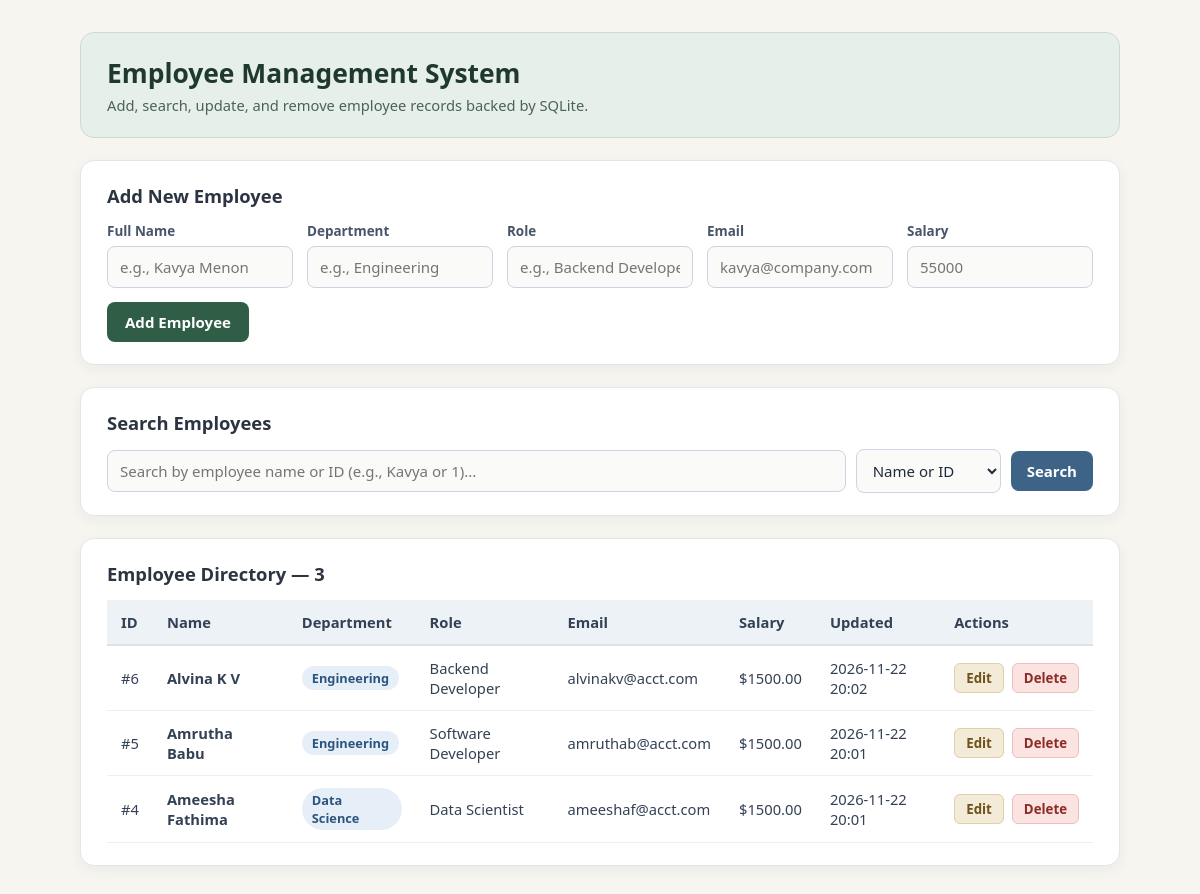
The page / on the database its author committed.
### tables this page shows
CREATE TABLE employees (
                id INTEGER PRIMARY KEY AUTOINCREMENT,
                name TEXT NOT NULL,
                department TEXT NOT NULL,
                role TEXT NOT NULL,
                email TEXT NOT NULL,
                salary REAL NOT NULL,
                updated_at TEXT NOT NULL
            );

### app.py (the view, shortened to what this page needs)
@app.route("/", methods=["GET", "POST"])
def index():
    search_query = request.args.get("q", "").strip()
    search_by = request.args.get("search_by", "all").strip().lower()
    with get_db_connection() as conn:
        if search_query:
            if search_by == "id":
                clean_id = search_query.lstrip("#")
                if clean_id.isdigit():
                    employees = conn.execute(
                        "SELECT * FROM employees WHERE id = ? ORDER BY id DESC",
                        (int(clean_id),),
                    ).fetchall()
                else:
                    employees = []
            elif search_by == "name":
                employees = conn.execute(
                    "SELECT * FROM employees WHERE LOWER(name) LIKE ? ORDER BY id DESC",
                    (f"%{search_query.lower()}%",),
                ).fetchall()
            else:
                clean_id = search_query.lstrip("#")
                if clean_id.isdigit():
                    employees = conn.execute(
                        """
                        SELECT * FROM employees
                        WHERE id = ? OR LOWER(name) LIKE ?
                        ORDER BY id DESC
                        """,
                        (int(clean_id), f"%{search_query.lower()}%"),
                    ).fetchall()
                else:
                    employees = conn.execute(
                        "SELECT * FROM employees WHERE LOWER(name) LIKE ? ORDER BY id DESC",
                        (f"%{search_query.lower()}%",),
                    ).fetchall()
        else:
            employees = conn.execute("SELECT * FROM employees ORDER BY id DESC").fetchall()
    return render_template(
        "index.html",
        employees=employees,
        search_query=search_query,
        search_by=search_by,
    )

### app.py (called while the page is built)
def get_db_connection():
    conn = sqlite3.connect(DB_PATH)
    conn.row_factory = sqlite3.Row
    return conn

### templates/index.html (shortened to what this page needs)
<!DOCTYPE html>
<html lang="en">
<head>
</head>
<body>
  <div class="container">
    <header>
      <h1>Employee Management System</h1>
      <p>Add, search, update, and remove employee records backed by SQLite.</p>
    </header>
    <section class="panel">
      <h2>Add New Employee</h2>
      <form method="POST" action="/">
        <div class="form-grid">
          <div>
            <label for="name">Full Name</label>
            <input type="text" id="name" name="name" placeholder="e.g., Kavya Menon" required />
          </div>
          <div>
            <label for="department">Department</label>
            <input type="text" id="department" name="department" placeholder="e.g., Engineering" required />
          </div>
          <div>
            <label for="role">Role</label>
            <input type="text" id="role" name="role" placeholder="e.g., Backend Developer" required />
          </div>
          <div>
            <label for="email">Email</label>
            <input type="email" id="email" name="email" placeholder="kavya@company.com" required />
          </div>
          <div>
            <label for="salary">Salary</label>
            <input type="number" step="0.01" min="0" id="salary" name="salary" placeholder="55000" required />
          </div>
          <div>
            <button type="submit" class="btn-primary">Add Employee</button>
          </div>
        </div>
      </form>
    </section>
    <section class="panel">
      <h2>Search Employees</h2>
      <form method="GET" action="/" class="search-row">
        <input
          type="text"
          name="q"
          value="{{ search_query }}"
          placeholder="Search by employee name or ID (e.g., Kavya or 1)..."
        />
        <select name="search_by" aria-label="Search criteria">
          <option value="all" {% if search_by == 'all' %}selected{% endif %}>Name or ID</option>
        </select>
        <button type="submit" class="btn-search">Search</button>
      </form>
    </section>
    <section class="panel">
      <h2>
        Employee Directory &mdash; {{ employees|length }}
      </h2>
      <div class="table-wrap">
        {% if employees %}
          <table>
            <thead>
              <tr>
                <th>ID</th>
                <th>Name</th>
                <th>Department</th>
                <th>Role</th>
                <th>Email</th>
                <th>Salary</th>
                <th>Updated</th>
                <th>Actions</th>
              </tr>
            </thead>
            <tbody>
              {% for emp in employees %}
                <tr>
                  <td>#{{ emp["id"] }}</td>
                  <td><strong>{{ emp["name"] }}</strong></td>
                  <td><span class="dept-pill">{{ emp["department"] }}</span></td>
                  <td>{{ emp["role"] }}</td>
                  <td>{{ emp["email"] }}</td>
                  <td>${{ "%.2f"|format(emp["salary"]) }}</td>
                  <td>{{ emp["updated_at"] }}</td>
                  <td>
                    <div class="actions">
                      <a href="{{ url_for('edit_employee', emp_id=emp['id']) }}" class="btn-edit">Edit</a>
                      <form method="POST" action="{{ url_for('delete_employee', emp_id=emp['id']) }}" style="display:inline;">
                        <button type="submit" class="btn-delete">Delete</button>
                      </form>
                    </div>
                  </td>
                </tr>
              {% endfor %}
            </tbody>
          </table>
        {% endif %}
      </div>
    </section>
  </div>
</body>
</html>

### templates/index.html (style rules this page uses)
* { box-sizing: border-box; margin: 0; padding: 0; font-family: 'Segoe UI', Tahoma, Geneva, Verdana, sans-serif; }
body { min-height: 100vh; background-color: #f6f5f0; color: #2b3440; padding: 32px 16px; }
.container { max-width: 1040px; margin: 0 auto; }
header { background-color: #e6efe9; border: 1px solid #c9dcd0; border-radius: 14px; padding: 22px 26px; margin-bottom: 22px; }
header h1 { font-size: 1.65rem; color: #1f3a2d; margin-bottom: 4px; }
header p { font-size: 0.92rem; color: #4b6357; }
.panel { background-color: #ffffff; border: 1px solid #e2e6ea; border-radius: 14px; padding: 22px 26px; margin-bottom: 22px; box-shadow: 0 4px 14px rgba(43, 52, 64, 0.05); }
.panel h2 { font-size: 1.15rem; color: #2b3440; margin-bottom: 14px; }
.form-grid { display: grid; grid-template-columns: repeat(auto-fit, minmax(175px, 1fr)); gap: 14px; align-items: end; }
.search-row { display: flex; gap: 10px; flex-wrap: wrap; align-items: center; }
.search-row input[type="text"] { flex: 1; min-width: 210px; }
label { display: block; font-size: 0.84rem; font-weight: 600; color: #475569; margin-bottom: 6px; }
input, select { width: 100%; padding: 10px 12px; border: 1px solid #cbd5e1; border-radius: 8px; font-size: 0.94rem; background-color: #fafaf8; color: #1e293b; outline: none; }
.search-row select { width: auto; min-width: 145px; }
.btn-primary { padding: 10px 18px; background-color: #2f5d46; color: #ffffff; border: none; border-radius: 8px; font-size: 0.94rem; font-weight: 600; cursor: pointer; }
.btn-search { padding: 10px 16px; background-color: #3d6487; color: #ffffff; border: none; border-radius: 8px; font-size: 0.94rem; font-weight: 600; cursor: pointer; }
.table-wrap { overflow-x: auto; }
table { width: 100%; border-collapse: collapse; font-size: 0.92rem; }
th { background-color: #edf2f7; color: #334155; text-align: left; padding: 12px 14px; font-weight: 700; border-bottom: 2px solid #dbe2ea; }
td { padding: 12px 14px; border-bottom: 1px solid #edf0f2; color: #334155; }
.dept-pill { display: inline-block; background-color: #e6eff8; color: #2b547e; padding: 3px 10px; border-radius: 999px; font-size: 0.8rem; font-weight: 700; }
.actions { display: flex; gap: 8px; align-items: center; }
.btn-edit { text-decoration: none; background-color: #f3ead8; color: #6e521b; border: 1px solid #e0cfa9; padding: 5px 11px; border-radius: 6px; font-size: 0.83rem; font-weight: 600; }
.btn-delete { background-color: #fae3e1; color: #8c2d25; border: 1px solid #ecc0bc; padding: 5px 11px; border-radius: 6px; font-size: 0.83rem; font-weight: 600; cursor: pointer; }

### rows shown on the page
employees: id "6", name "Alvina K V", department "Engineering", role "Backend Developer", email "alvinakv@acct.com", salary "1500.00", updated_at "2026-11-22 20:02"
employees: id "5", name "Amrutha Babu", department "Engineering", role "Software Developer", email "amruthab@acct.com", salary "1500.00", updated_at "2026-11-22 20:01"
employees: id "4", name "Ameesha Fathima", department "Data Science", role "Data Scientist", email "ameeshaf@acct.com", salary "1500.00", updated_at "2026-11-22 20:01"

### other values the page prints
{{ employees|length }} "3"
